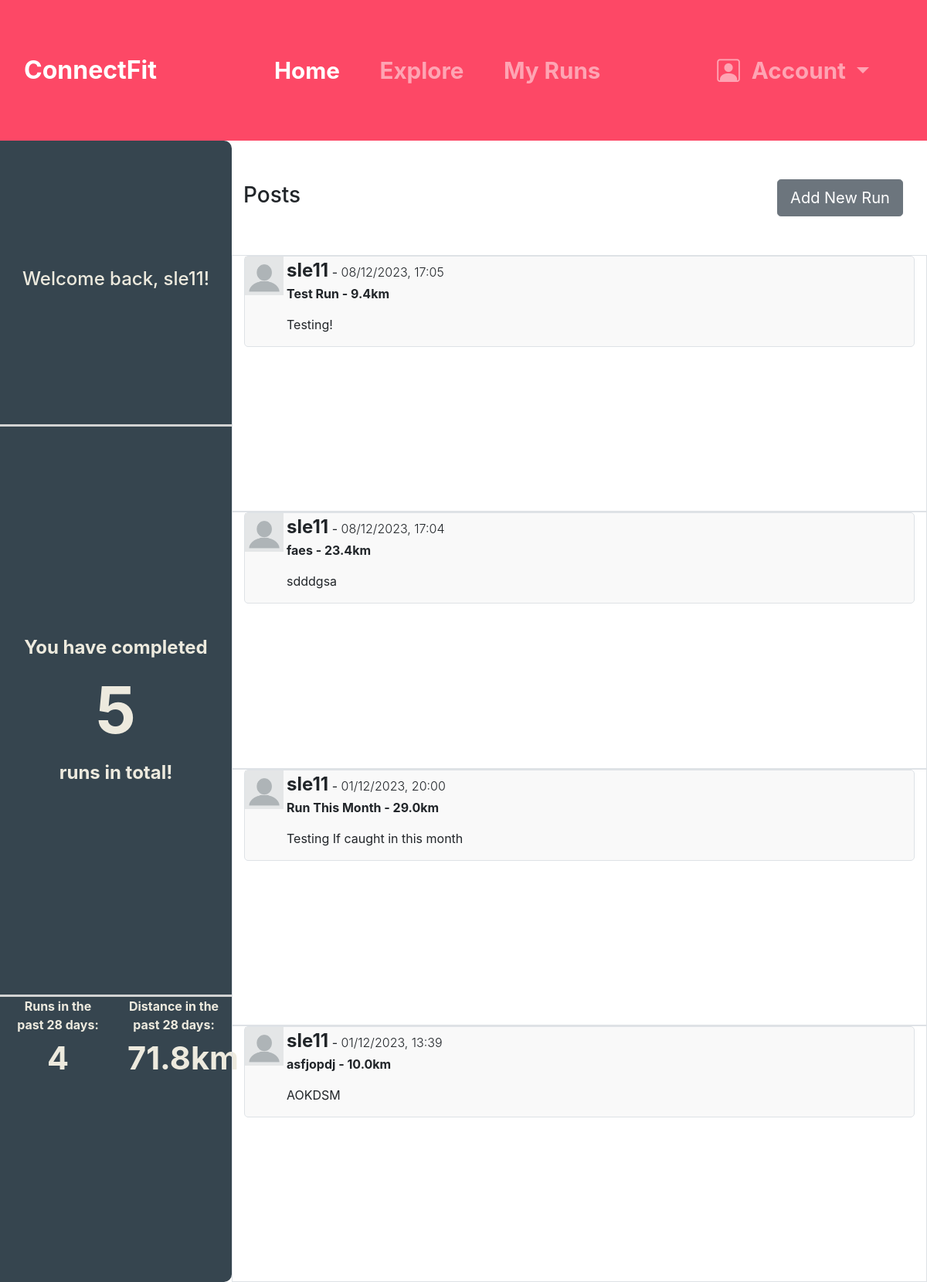
Page /home (signed in) on the committed database.
### app/models.py (models this page shows, shortened)
class users(db.Model, UserMixin):
    id = db.Column(db.Integer, primary_key=True)
    username = db.Column(db.String(500), index=True, unique=True)
    email = db.Column(db.String(500), index=True, unique=True)
    runs = db.relationship('runs', backref='users', lazy='dynamic')
    password = db.Column(db.String(250))
    active = db.Column(db.Boolean)
    roles = db.relationship('Role', secondary=roles_users, backref=db.backref('users', lazy='dynamic'))
    following: db.WriteOnlyMapped['users'] = db.relationship(
        secondary=followers, primaryjoin=(followers.c.follower_id == id),
        secondaryjoin=(followers.c.followed_id == id),
        back_populates='followers')
    followers: db.WriteOnlyMapped['users'] = db.Relationship(
        secondary=followers, primaryjoin = (followers.c.followed_id == id),
        secondaryjoin=(followers.c.follower_id == id),
        back_populates='following')

class runs(db.Model):
    runId = db.Column(db.Integer, primary_key=True)
    user_Id = db.Column(db.Integer, db.ForeignKey('users.id'))
    runTitle = db.Column(db.String(500), index=True)
    runDistance = db.Column(db.Float)
    run_dateTime = db.Column(db.DateTime)
    runDescription = db.Column(db.String(500))
    def __repr__(self):
        return '{}{}{}{}'.format(self.runId, self.runTitle, self.run_dateTime, self.runDistance)

### app/views.py (the view, shortened to what this page needs)
@app.route('/home', methods=['POST', 'GET'])
def index():
    if not(current_user.is_authenticated):
        return redirect(url_for('login'))
    form = newRunForm()
    userName = current_user.username
    totalRuns = find_total_runs(current_user)
    distanceThisMonth = calc_monthly_distance(current_user)['distRuns']
    runsThisMonth = calc_monthly_distance(current_user)['numRuns']
    print(calc_monthly_distance(current_user))
    allPostsOrdered = get_posts(models.runs.query.order_by(desc(runs.run_dateTime)).all())
    return render_template('home.html', title="Homepage", navbarOn = True, userName = userName, form=form, totalRuns=totalRuns,
            distanceThisMonth=distanceThisMonth, runsThisMonth=runsThisMonth, allPostsOrdered = allPostsOrdered)

### app/views.py (called while the page is built)
def find_total_runs(thisUser):
    return len(models.runs.query.filter_by(user_Id=thisUser.id).all())

def calc_monthly_distance(thisUser):
    monthAgo = datetime.today() - timedelta(days=28)
    print(monthAgo)
    userRuns = models.runs.query.filter_by(user_Id=thisUser.id).all()
    print(userRuns)
    distanceThisMonth = []
    totalRuns = 0
    for i in userRuns:
        if (i.run_dateTime <= datetime.today()) and (i.run_dateTime >= monthAgo ):
            distanceThisMonth.append(i.runDistance)
            totalRuns+=1
    return {'numRuns': totalRuns, 'distRuns': sum(distanceThisMonth)}

def get_posts(postArr):
    postDictArr = []
    for post in postArr:
        postDict = {}
        postDict['username'] = users.query.get(post.user_Id).username
        postDict['date'] = post.run_dateTime.strftime("%d/%m/%Y, %H:%M")
        postDict['title'] = post.runTitle
        postDict['distance'] = post.runDistance
        postDict['description'] = post.runDescription
        postDictArr.append(postDict)
    return postDictArr

### app/templates/home.html (shortened to what this page needs)
{% extends "base.html" %}
{% block content %}
<div class="container-fluid" style="height:89%;">
    <div class="row" style="height: 100%;">
        <div class="col-3 dash-area" style="background-color:#36454F;">
            <div class="row h-25">
                <div class="col-12 d-flex justify-content-center align-items-center" style="border-bottom: 3px solid #D3D3D3;">
                    <h4> Welcome back, {{ userName }}! </h4>
                </div>
            </div>
            <div class="row h-50">
                <div class="col d-flex justify-content-center align-items-center text-center font-weight-bold" style="border-bottom: 3px solid #D3D3D3;">
                    <span style="font-size:1.5em;">You have completed <br>
                    <span style="font-size:3.5em;">{{ totalRuns }}</span> <br>
                    runs in total! </span>
                </div>
            </div>
            <div class="row h-25">
                <div class="col-6 text-center font-weight-bold">
                    <span style="padding-top:2em;">Runs in the past 28 days:</span> <br>
                    <span style="font-size:2.6em;">
                    {{ runsThisMonth }}
                    </span>
                </div>
                <div class="col-6 text-center font-weight-bold">
                    Distance in the past 28 days: <br>
                    <span style="font-size: 2.6em;">{{ distanceThisMonth }}km</span>
                </div>
            </div>
        </div>
        <div class="col-9">
            <div class="row add-new-run" style="height:10%;">
                <div class="col-9 d-flex align-items-center">
                    <span><h3>Posts</h3></span>
                </div>
                <div class="col-3 d-flex align-items-center justify-content-center">
                <button type="button" class="btn btn-lg btn-secondary" data-toggle="modal" data-target="#newPostModal">Add New Run</button>
                </div>
            </div>
            <div class="user-posts row" style="height:90%; overflow-y:scroll;">
                <div class="col-12">
                    {% for post in allPostsOrdered %}
                    <div class="row border" style="height:25%;">
                        <div class="col-12">
                            <div class="row">
                                <div class="col-12">
                                    <div class="media border" style="border-radius:5px; background-color: #f9f9f9;">
                                        <img class="mr-1" style="width:50px; height:50px;" src = {{ url_for('static', filename='images/profilePictureTest.webp') }} alt="Profile Picture">
                                        <div class="media-body">
                                            <b class="mt-0" style="font-size:1.5em;">{{ post['username'] }}</b> - <span class="font-weight-light">{{ post['date'] }}</span>
                                            <p><b> {{ post['title'] }} - {{ post['distance'] }}km</b></p>
                                            <p> {{ post['description'] }}</p>
                                        </div>
                                    </div>
                                </div>
                            </div>
                        </div>
                    </div>
                    {% endfor %}
                </div>
            </div>
        </div>
    </div>
</div>
{% endblock %}

### app/static/css/main.css (style rules this page uses)
html,body { height: 100%; }
.dash-area { border-top-right-radius: 10px; border-bottom-right-radius: 10px; border-color: transparent; color: #EDEADE; }

### rows in the picture
users: username "sle11", username "sle11" "sle11" "sle11" "sle11"
runs: title "Test Run", distance "9.4", description "Testing!"
runs: title "faes", distance "23.4", description "sdddgsa"
runs: title "Run This Month", distance "29.0", description "Testing If caught in this month"
runs: title "asfjopdj", distance "10.0", description "AOKDSM"

### other values in the picture
{{ totalRuns }} "5"
{{ runsThisMonth }} "4"
{{ distanceThisMonth }} "71.8"
{{ post['date'] }} "08/12/2023, 17:05" "08/12/2023, 17:04" "01/12/2023, 20:00" "01/12/2023, 13:39"
